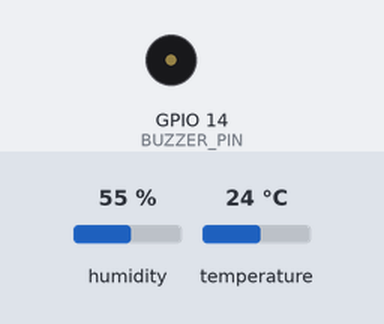
This sketch was run on a simulated ESP32. Parts: buzzer (waves = sounding). The inputs (shaded band) are chosen by the test bench; at power-on: humidity 55 %, temperature 24 °C. WiFi joins after 1.5 s; servers stay silent unless stated; the local clock reads 2024-03-15 10:24:30 at power-on unless the sketch sets it; no MQTT or app messages arrive unless stated; what the sketch prints to the serial monitor is not drawn.

Above: at 5.8 s.
5.9 s: humidity set to 69 %
11.9 s: humidity set to 72 %
At 15.8 s:
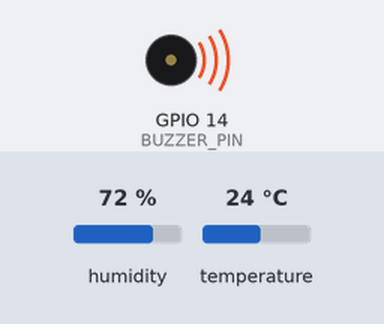
17.9 s: temperature set to 36.7 °C
23.9 s: temperature set to 37.4 °C
Timing chart, 0 to 26.9 s (numbered marks = the images above; inputs shaded):
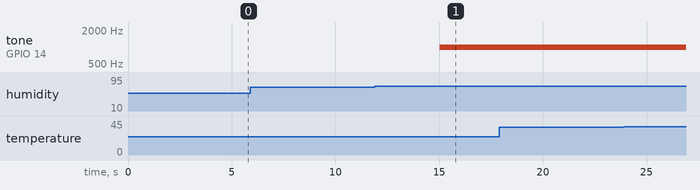

Measured:
- the behaviour switches between 70 and 71 % on humidity (found by bisection; images 0 and 1)
- after the input at 5.9 s, every drawn part: stays the same
- after the input at 11.9 s, tone on GPIO 14 (BUZZER_PIN): silent → 1000 Hz after 3.1 s
- after the input at 17.9 s, every drawn part: stays the same
- after the input at 23.9 s, every drawn part: stays the same

The sketch:

sketch.ino
```cpp
#include <WiFi.h>
#include <WiFiClientSecure.h>
#include <PubSubClient.h>
#include <DHTesp.h>
#include <time.h>

constexpr int DHT_PIN = 15;
constexpr int BUZZER_PIN = 14;

constexpr float TEMPERATURE_LIMIT = 37.0;
constexpr float HUMIDITY_LIMIT = 70.0;

constexpr char WIFI_SSID[] = "Wokwi-GUEST";
constexpr char WIFI_PASSWORD[] = "";

// HiveMQ Cloud: substitua somente HOST, USERNAME e PASSWORD.
constexpr char MQTT_HOST[] = "YOUR_CLUSTER_URL.s1.eu.hivemq.cloud";
constexpr uint16_t MQTT_PORT = 8883;
constexpr char MQTT_USERNAME[] = "YOUR_ESP32_USERNAME";
constexpr char MQTT_PASSWORD[] = "YOUR_ESP32_PASSWORD";

// ISRG Root X1: valida a identidade TLS do HiveMQ Cloud.
static const char MQTT_ROOT_CA[] PROGMEM = R"CERT(
-----BEGIN CERTIFICATE-----
MIIFazCCA1OgAwIBAgIRAIIQz7DSQONZRGPgu2OCiwAwDQYJKoZIhvcNAQELBQAw
TzELMAkGA1UEBhMCVVMxKTAnBgNVBAoTIEludGVybmV0IFNlY3VyaXR5IFJlc2Vh
cmNoIEdyb3VwMRUwEwYDVQQDEwxJU1JHIFJvb3QgWDEwHhcNMTUwNjA0MTEwNDM4
WhcNMzUwNjA0MTEwNDM4WjBPMQswCQYDVQQGEwJVUzEpMCcGA1UEChMgSW50ZXJu
ZXQgU2VjdXJpdHkgUmVzZWFyY2ggR3JvdXAxFTATBgNVBAMTDElTUkcgUm9vdCBY
MTCCAiIwDQYJKoZIhvcNAQEBBQADggIPADCCAgoCggIBAK3oJHP0FDfzm54rVygc
h77ct984kIxuPOZXoHj3dcKi/vVqbvYATyjb3miGbESTtrFj/RQSa78f0uoxmyF+
0TM8ukj13Xnfs7j/EvEhmkvBioZxaUpmZmyPfjxwv60pIgbz5MDmgK7iS4+3mX6U
A5/TR5d8mUgjU+g4rk8Kb4Mu0UlXjIB0ttov0DiNewNwIRt18jA8+o+u3dpjq+sW
T8KOEUt+zwvo/7V3LvSye0rgTBIlDHCNAymg4VMk7BPZ7hm/ELNKjD+Jo2FR3qyH
B5T0Y3HsLuJvW5iB4YlcNHlsdu87kGJ55tukmi8mxdAQ4Q7e2RCOFvu396j3x+UC
B5iPNgiV5+I3lg02dZ77DnKxHZu8A/lJBdiB3QW0KtZB6awBdpUKD9jf1b0SHzUv
KBds0pjBqAlkd25HN7rOrFleaJ1/ctaJxQZBKT5ZPt0m9STJEadao0xAH0ahmbWn
OlFuhjuefXKnEgV4We0+UXgVCwOPjdAvBbI+e0ocS3MFEvzG6uBQE3xDk3SzynTn
jh8BCNAw1FtxNrQHusEwMFxIt4I7mKZ9YIqioymCzLq9gwQbooMDQaHWBfEbwrbw
qHyGO0aoSCqI3Haadr8faqU9GY/rOPNk3sgrDQoo//fb4hVC1CLQJ13hef4Y53CI
rU7m2Ys6xt0nUW7/vGT1M0NPAgMBAAGjQjBAMA4GA1UdDwEB/wQEAwIBBjAPBgNV
HRMBAf8EBTADAQH/MB0GA1UdDgQWBBR5tFnme7bl5AFzgAiIyBpY9umbbjANBgkq
hkiG9w0BAQsFAAOCAgEAVR9YqbyyqFDQDLHYGmkgJykIrGF1XIpu+ILlaS/V9lZL
ubhzEFnTIZd+50xx+7LSYK05qAvqFyFWhfFQDlnrzuBZ6brJFe+GnY+EgPbk6ZGQ
3BebYhtF8GaV0nxvwuo77x/Py9auJ/GpsMiu/X1+mvoiBOv/2X/qkSsisRcOj/KK
NFtY2PwByVS5uCbMiogziUwthDyC3+6WVwW6LLv3xLfHTjuCvjHIInNzktHCgKQ5
ORAzI4JMPJ+GslWYHb4phowim57iaztXOoJwTdwJx4nLCgdNbOhdjsnvzqvHu7Ur
TkXWStAmzOVyyghqpZXjFaH3pO3JLF+l+/+sKAIuvtd7u+Nxe5AW0wdeRlN8NwdC
jNPElpzVmbUq4JUagEiuTDkHzsxHpFKVK7q4+63SM1N95R1NbdWhscdCb+ZAJzVc
oyi3B43njTOQ5yOf+1CceWxG1bQVs5ZufpsMljq4Ui0/1lvh+wjChP4kqKOJ2qxq
4RgqsahDYVvTH9w7jXbyLeiNdd8XM2w9U/t7y0Ff/9yi0GE44Za4rF2LN9d11TPA
mRGunUHBcnWEvgJBQl9nJEiU0Zsnvgc/ubhPgXRR4Xq37Z0j4r7g1SgEEzwxA57d
emyPxgcYxn/eR44/KJ4EBs+lVDR3veyJm+kXQ99b21/+jh5Xos1AnX5iItreGCc=
-----END CERTIFICATE-----
)CERT";

constexpr char DEVICE_ID[] = "esp32-01";
constexpr char VITALS_TOPIC[] = "jala/erick-lima/capstone-iot/esp32-01/vitals";
constexpr char STATUS_TOPIC[] = "jala/erick-lima/capstone-iot/esp32-01/status";

constexpr unsigned long SENSOR_INTERVAL_MS = 5000;
constexpr unsigned long WIFI_RETRY_INTERVAL_MS = 10000;
constexpr unsigned long MQTT_RETRY_INTERVAL_MS = 5000;

WiFiClientSecure networkClient;
PubSubClient mqttClient(networkClient);
DHTesp dht;

unsigned long lastSensorReading = 0;
unsigned long lastWifiAttempt = 0;
unsigned long lastMqttAttempt = 0;
bool buzzerActive = false;
bool clockSyncStarted = false;

void setBuzzer(bool active) {
  if (active == buzzerActive) return;

  buzzerActive = active;
  if (active) {
    tone(BUZZER_PIN, 1000);
    Serial.println("[BUZZER] ON");
  } else {
    noTone(BUZZER_PIN);
    digitalWrite(BUZZER_PIN, LOW);
    Serial.println("[BUZZER] OFF");
  }
}

void connectWifiIfNeeded() {
  if (WiFi.status() == WL_CONNECTED) return;

  const unsigned long now = millis();
  if (now - lastWifiAttempt < WIFI_RETRY_INTERVAL_MS) return;
  lastWifiAttempt = now;

  Serial.printf("[WIFI] Connecting to %s\n", WIFI_SSID);
  WiFi.disconnect();
  WiFi.begin(WIFI_SSID, WIFI_PASSWORD);
}

void connectMqttIfNeeded() {
  if (WiFi.status() != WL_CONNECTED || mqttClient.connected()) return;

  if (time(nullptr) < 1700000000) {
    if (!clockSyncStarted) {
      clockSyncStarted = true;
      configTime(0, 0, "pool.ntp.org", "time.google.com");
      Serial.println("[TLS] Synchronizing clock for certificate validation");
    }
    return;
  }

  const unsigned long now = millis();
  if (now - lastMqttAttempt < MQTT_RETRY_INTERVAL_MS) return;
  lastMqttAttempt = now;

  String clientId = String(DEVICE_ID) + "-" + String(static_cast<uint32_t>(ESP.getEfuseMac()), HEX);
  Serial.printf("[MQTT] Connecting to %s:%u\n", MQTT_HOST, MQTT_PORT);

  const bool connected = mqttClient.connect(
    clientId.c_str(),
    MQTT_USERNAME,
    MQTT_PASSWORD,
    STATUS_TOPIC,
    1,
    true,
    "offline"
  );

  if (connected) {
    mqttClient.publish(STATUS_TOPIC, "online", true);
    Serial.println("[MQTT] Connected");
  } else {
    Serial.printf("[MQTT] Connection failed, state=%d\n", mqttClient.state());
  }
}

void readAndPublishSensor() {
  const TempAndHumidity data = dht.getTempAndHumidity();
  if (isnan(data.temperature) || isnan(data.humidity) ||
      !isfinite(data.temperature) || !isfinite(data.humidity) ||
      data.humidity < 0.0 || data.humidity > 100.0) {
    Serial.println("[SENSOR] Invalid DHT22 reading discarded");
    return;
  }

  const bool temperatureAlert = data.temperature > TEMPERATURE_LIMIT;
  const bool humidityAlert = data.humidity > HUMIDITY_LIMIT;
  const bool alert = temperatureAlert || humidityAlert;

  // This edge decision deliberately runs before and independently of MQTT.
  setBuzzer(alert);

  char payload[256];
  snprintf(
    payload,
    sizeof(payload),
    "{\"deviceId\":\"%s\",\"temperature\":%.2f,\"humidity\":%.2f,"
    "\"temperatureAlert\":%s,\"humidityAlert\":%s,\"alert\":%s}",
    DEVICE_ID,
    data.temperature,
    data.humidity,
    temperatureAlert ? "true" : "false",
    humidityAlert ? "true" : "false",
    alert ? "true" : "false"
  );

  Serial.printf(
    "[SENSOR] temperature=%.2fC humidity=%.2f%% status=%s\n",
    data.temperature,
    data.humidity,
    alert ? "ALERT" : "NORMAL"
  );

  if (!mqttClient.connected()) {
    Serial.println("[MQTT] Offline; local alert remains active and measurement was not published");
    return;
  }

  if (mqttClient.publish(VITALS_TOPIC, payload)) {
    Serial.printf("[MQTT] Published %s\n", payload);
  } else {
    Serial.println("[MQTT] Publish failed");
  }
}

void setup() {
  Serial.begin(115200);
  pinMode(BUZZER_PIN, OUTPUT);
  digitalWrite(BUZZER_PIN, LOW);
  dht.setup(DHT_PIN, DHTesp::DHT22);

  WiFi.mode(WIFI_STA);
  networkClient.setCACert(MQTT_ROOT_CA);
  mqttClient.setServer(MQTT_HOST, MQTT_PORT);
  mqttClient.setBufferSize(512);
  mqttClient.setSocketTimeout(10);
  mqttClient.setKeepAlive(30);

  // Allow immediate connection attempts and an immediate first reading.
  lastWifiAttempt = millis() - WIFI_RETRY_INTERVAL_MS;
  lastMqttAttempt = millis() - MQTT_RETRY_INTERVAL_MS;
  lastSensorReading = millis() - SENSOR_INTERVAL_MS;
  Serial.println("[SYSTEM] ESP32 IoT monitor started");
}

void loop() {
  connectWifiIfNeeded();
  connectMqttIfNeeded();

  if (mqttClient.connected()) mqttClient.loop();

  const unsigned long now = millis();
  if (now - lastSensorReading >= SENSOR_INTERVAL_MS) {
    lastSensorReading = now;
    readAndPublishSensor();
  }

  delay(10);
}
```
